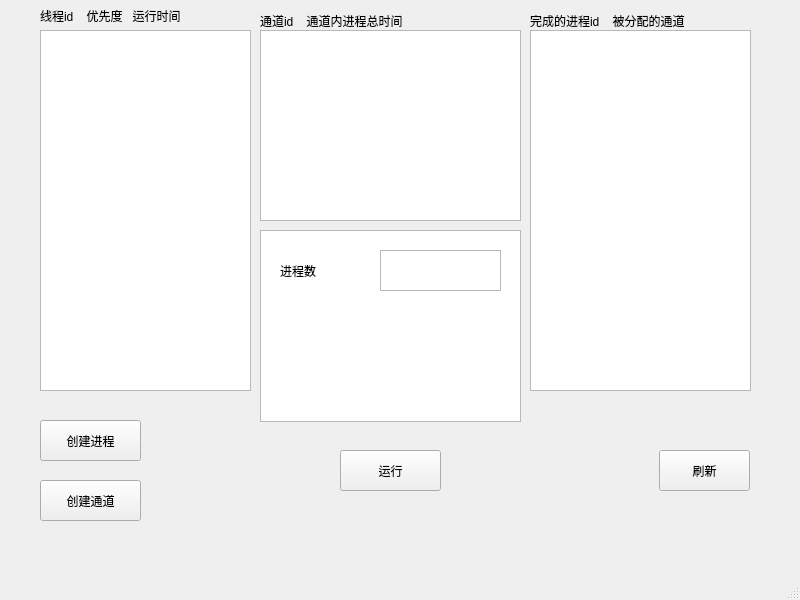
<?xml version="1.0" encoding="UTF-8"?>
<ui version="4.0">
 <class>MainWindow</class>
 <widget class="QMainWindow" name="MainWindow">
  <property name="geometry">
   <rect>
    <x>0</x>
    <y>0</y>
    <width>800</width>
    <height>600</height>
   </rect>
  </property>
  <property name="windowTitle">
   <string>MainWindow</string>
  </property>
  <widget class="QWidget" name="centralwidget">
   <widget class="QTableWidget" name="tableWidget">
    <property name="geometry">
     <rect>
      <x>260</x>
      <y>230</y>
      <width>261</width>
      <height>192</height>
     </rect>
    </property>
   </widget>
   <widget class="QLabel" name="label">
    <property name="geometry">
     <rect>
      <x>40</x>
      <y>6</y>
      <width>211</width>
      <height>20</height>
     </rect>
    </property>
    <property name="text">
     <string>线程id    优先度   运行时间  </string>
    </property>
   </widget>
   <widget class="QLabel" name="label_2">
    <property name="geometry">
     <rect>
      <x>260</x>
      <y>10</y>
      <width>281</width>
      <height>21</height>
     </rect>
    </property>
    <property name="text">
     <string>通道id    通道内进程总时间</string>
    </property>
   </widget>
   <widget class="QLabel" name="label_3">
    <property name="geometry">
     <rect>
      <x>530</x>
      <y>10</y>
      <width>231</width>
      <height>21</height>
     </rect>
    </property>
    <property name="text">
     <string>完成的进程id    被分配的通道</string>
    </property>
   </widget>
   <widget class="QTextEdit" name="processTextLineEdit">
    <property name="geometry">
     <rect>
      <x>380</x>
      <y>250</y>
      <width>121</width>
      <height>41</height>
     </rect>
    </property>
   </widget>
   <widget class="QLabel" name="label_4">
    <property name="geometry">
     <rect>
      <x>280</x>
      <y>250</y>
      <width>71</width>
      <height>41</height>
     </rect>
    </property>
    <property name="text">
     <string>进程数</string>
    </property>
   </widget>
   <widget class="QPushButton" name="creatProcessButton">
    <property name="geometry">
     <rect>
      <x>40</x>
      <y>420</y>
      <width>101</width>
      <height>41</height>
     </rect>
    </property>
    <property name="text">
     <string>创建进程</string>
    </property>
   </widget>
   <widget class="QPushButton" name="runPushButton">
    <property name="geometry">
     <rect>
      <x>340</x>
      <y>450</y>
      <width>101</width>
      <height>41</height>
     </rect>
    </property>
    <property name="text">
     <string>运行</string>
    </property>
   </widget>
   <widget class="QPushButton" name="refreshPushButton">
    <property name="geometry">
     <rect>
      <x>659</x>
      <y>450</y>
      <width>91</width>
      <height>41</height>
     </rect>
    </property>
    <property name="text">
     <string>刷新</string>
    </property>
   </widget>
   <widget class="QPushButton" name="creatChannelPushButton">
    <property name="geometry">
     <rect>
      <x>40</x>
      <y>480</y>
      <width>101</width>
      <height>41</height>
     </rect>
    </property>
    <property name="text">
     <string>创建通道</string>
    </property>
   </widget>
   <widget class="QListWidget" name="UnfinishedProcesslistWidget">
    <property name="geometry">
     <rect>
      <x>40</x>
      <y>30</y>
      <width>211</width>
      <height>361</height>
     </rect>
    </property>
   </widget>
   <widget class="QListWidget" name="channalListWidget">
    <property name="geometry">
     <rect>
      <x>260</x>
      <y>30</y>
      <width>261</width>
      <height>191</height>
     </rect>
    </property>
   </widget>
   <widget class="QListWidget" name="finishedProcesslistWidget">
    <property name="geometry">
     <rect>
      <x>530</x>
      <y>30</y>
      <width>221</width>
      <height>361</height>
     </rect>
    </property>
   </widget>
  </widget>
  <widget class="QMenuBar" name="menubar">
   <property name="geometry">
    <rect>
     <x>0</x>
     <y>0</y>
     <width>800</width>
     <height>21</height>
    </rect>
   </property>
  </widget>
  <widget class="QStatusBar" name="statusbar"/>
 </widget>
 <resources/>
 <connections/>
</ui>
